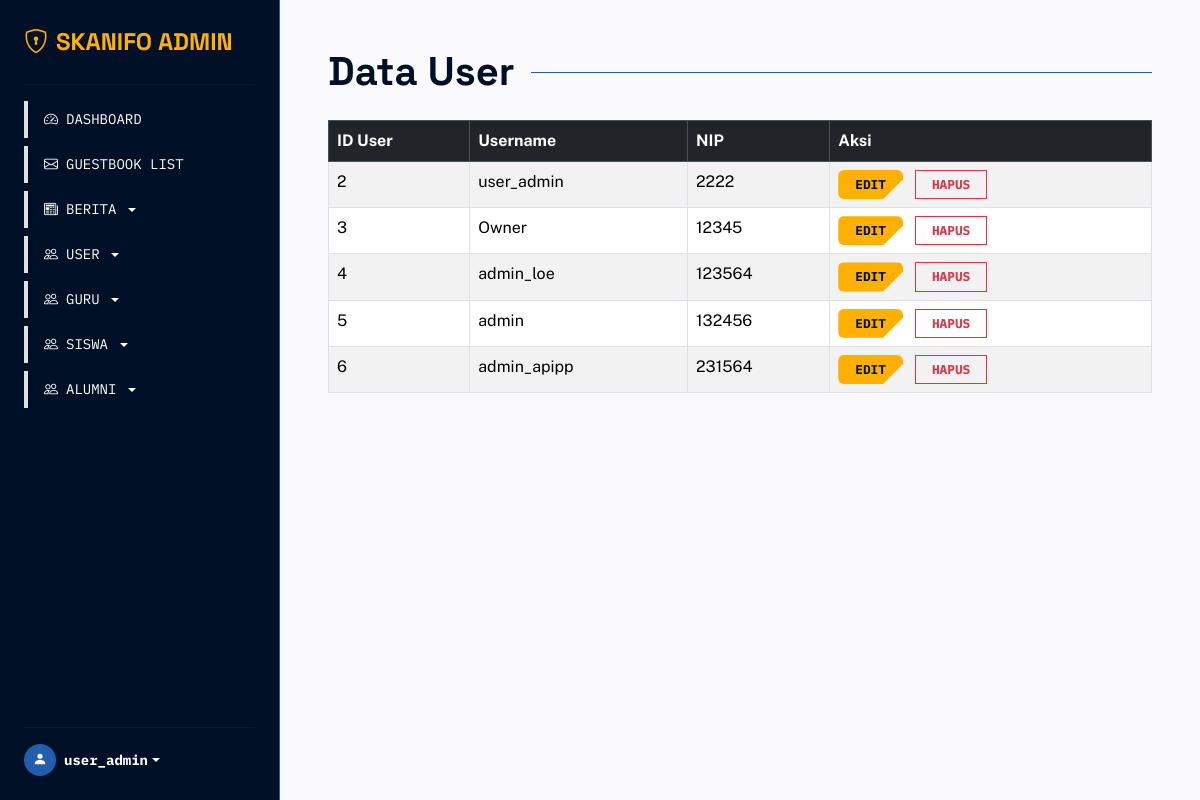
/page/dashboard/data_user.php (signed in), run on the app's committed database.
### tables this page shows
CREATE TABLE `tb_user` (
  `id_user` int NOT NULL,
  `username` varchar(400) NOT NULL,
  `nip` int NOT NULL,
  `password` varchar(40) NOT NULL
);

### page/dashboard/data_user.php (the view, shortened to what this page needs)
<!DOCTYPE html>
<html lang="en">
<head>
    <link href="https://cdn.jsdelivr.net/npm/bootstrap@5.3.8/dist/css/bootstrap.min.css" rel="stylesheet">
    <link rel="stylesheet" href="https://cdn.jsdelivr.net/npm/bootstrap-icons@1.11.3/font/bootstrap-icons.css">
    <link rel="stylesheet" href="../../assets/css/style.css">
</head>
<body>
    <main class="d-flex flex-nowrap">
        <?php require '../../components/sidebar.php'; ?>
        <div class="container-fluid p-4 p-md-5" style="background-color: var(--skn-bg);">
            <div class="d-flex align-items-center gap-3 mb-4">
                <h1 class="font-headline fw-bold m-0" style="color: var(--skn-primary);">Data User</h1>
                <div class="flex-grow-1 border-top" style="border-color: var(--skn-secondary) !important;"></div>
            </div>
            <table class="table table-bordered table-striped">
                <thead class="table-dark">
                    <tr>
                        <th>ID User</th>
                        <th>Username</th>
                        <th>NIP</th>
                        <th>Aksi</th>
                    </tr>
                </thead>
                <tbody>
                    <?php
                    include '../../function/connect.php';
                    $data = mysqli_query($koneksi, "SELECT * FROM tb_user");
                    if (mysqli_num_rows($data) > 0) {
                        while ($row = mysqli_fetch_array($data)) {
                            ?>
                            <tr>
                                <td><?php echo htmlspecialchars($row['id_user']); ?></td>
                                <td><?php echo htmlspecialchars($row['username']); ?></td>
                                <td><?php echo htmlspecialchars($row['nip']); ?></td>
                                <td>
                                    <a href="../page_user/ubah_user.php?id_user=<?php echo $row['id_user']; ?>" class="btn fw-bold font-mono clip-diag btn-shadow text-uppercase px-3 py-1 me-2" style="background-color: var(--skn-amber); color: var(--skn-primary); font-size: 0.8rem;">Edit</a>
                                    <a href="../../function/function_user/delete_user.php?id_user=<?php echo $row['id_user']; ?>" class="btn fw-bold font-mono btn-outline-danger rounded-0 text-uppercase px-3 py-1" style="font-size: 0.8rem;" onclick="return confirm('Yakin hapus?');">Hapus</a>
                                </td>
                            </tr>
                            <?php
                        }
                    } else {
                        echo "<tr><td colspan='4' class='text-center'>Belum ada data guestbook.</td></tr>";
                    }
                    ?>
                </tbody>
            </table>
        </div>
    </main>
</body>
</html>

### assets/css/style.css (style rules this page uses)
:root { --skn-primary: #001026; --skn-secondary: #235eac; --skn-amber: #ffb000; --skn-bg: #faf9fc; --skn-muted: #44474e; --skn-surface-high: #e9e7eb; --font-headline: "Space Grotesk", sans-serif; --font-body: "Public Sans", sans-serif; --font-mono: "IBM Plex Mono", monospace; }
body { background-color: var(--skn-bg); color: var(--skn-primary); font-family: var(--font-body); }
.font-headline { font-family: var(--font-headline); }
.font-mono { font-family: var(--font-mono); }
html { scroll-behavior: smooth; scroll-padding-top: 70px; }
.clip-diag { clip-path: polygon( 0 0, 100% 0, 100% calc(100% - 20px), calc(100% - 20px) 100%, 0 100% ); }
.btn-shadow { transition: all 0.15s ease; }

### data on the page
tb_user: id_user "2", username "user_admin", nip "2222"
tb_user: id_user "3", username "Owner", nip "12345"
tb_user: id_user "4", username "admin_loe", nip "123564"
tb_user: id_user "5", username "admin", nip "132456"
tb_user: id_user "6", username "admin_apipp", nip "231564"

### other printed values
$_SESSION['username'] "user_admin"
